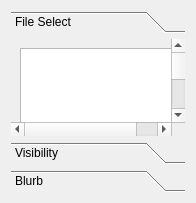
<ui version="4.0" >
 <class>ExtraInputControllerForm</class>
 <widget class="QWidget" name="ExtraInputControllerForm" >
  <property name="geometry" >
   <rect>
    <x>0</x>
    <y>0</y>
    <width>196</width>
    <height>203</height>
   </rect>
  </property>
  <property name="windowTitle" >
   <string>Form</string>
  </property>
  <layout class="QGridLayout" >
   <item row="0" column="0" >
    <widget class="QToolBox" name="toolBox" >
     <property name="currentIndex" >
      <number>0</number>
     </property>
     <widget class="QWidget" name="fileSelectPage" >
      <property name="geometry" >
       <rect>
        <x>0</x>
        <y>0</y>
        <width>188</width>
        <height>246</height>
       </rect>
      </property>
      <attribute name="label" >
       <string>File Select</string>
      </attribute>
      <layout class="QGridLayout" >
       <item row="0" column="0" colspan="3" >
        <widget class="QListWidget" name="fileListWidget" >
         <property name="sizePolicy" >
          <sizepolicy vsizetype="MinimumExpanding" hsizetype="Expanding" >
           <horstretch>0</horstretch>
           <verstretch>0</verstretch>
          </sizepolicy>
         </property>
        </widget>
       </item>
       <item row="1" column="0" >
        <widget class="QPushButton" name="newFilePushButton" >
         <property name="text" >
          <string>New</string>
         </property>
        </widget>
       </item>
       <item row="1" column="1" >
        <widget class="QPushButton" name="deleteFilePushButton" >
         <property name="text" >
          <string>Delete</string>
         </property>
        </widget>
       </item>
       <item row="1" column="2" >
        <spacer>
         <property name="orientation" >
          <enum>Qt::Horizontal</enum>
         </property>
         <property name="sizeHint" >
          <size>
           <width>40</width>
           <height>20</height>
          </size>
         </property>
        </spacer>
       </item>
      </layout>
     </widget>
     <widget class="QWidget" name="visibilityPage" >
      <property name="geometry" >
       <rect>
        <x>0</x>
        <y>0</y>
        <width>200</width>
        <height>197</height>
       </rect>
      </property>
      <attribute name="label" >
       <string>Visibility</string>
      </attribute>
      <layout class="QGridLayout" >
       <item row="0" column="0" >
        <widget class="QGroupBox" name="visibilityGroupBox" >
         <property name="title" >
          <string>GroupBox</string>
         </property>
         <layout class="QGridLayout" >
          <item row="0" column="0" >
           <widget class="QCheckBox" name="visibleCheckBox" >
            <property name="text" >
             <string>On/Off</string>
            </property>
            <property name="checked" >
             <bool>true</bool>
            </property>
           </widget>
          </item>
          <item row="1" column="0" colspan="2" >
           <widget class="QRadioButton" name="baseLMButton" >
            <property name="text" >
             <string>Base Light Mode</string>
            </property>
            <property name="checked" >
             <bool>false</bool>
            </property>
           </widget>
          </item>
          <item row="2" column="0" colspan="2" >
           <widget class="QRadioButton" name="phongLMButton" >
            <property name="text" >
             <string>Phong Light Model</string>
            </property>
            <property name="checked" >
             <bool>true</bool>
            </property>
           </widget>
          </item>
          <item row="3" column="0" >
           <widget class="QLabel" name="colorLabel" >
            <property name="text" >
             <string>Color</string>
            </property>
           </widget>
          </item>
          <item row="3" column="1" >
           <widget class="VP1MaterialButton" name="materialButton" >
            <property name="text" >
             <string/>
            </property>
           </widget>
          </item>
         </layout>
        </widget>
       </item>
       <item row="0" column="1" >
        <spacer>
         <property name="orientation" >
          <enum>Qt::Horizontal</enum>
         </property>
         <property name="sizeHint" >
          <size>
           <width>1</width>
           <height>20</height>
          </size>
         </property>
        </spacer>
       </item>
       <item row="1" column="0" >
        <spacer>
         <property name="orientation" >
          <enum>Qt::Vertical</enum>
         </property>
         <property name="sizeHint" >
          <size>
           <width>20</width>
           <height>1</height>
          </size>
         </property>
        </spacer>
       </item>
      </layout>
     </widget>
     <widget class="QWidget" name="blurbPage" >
      <property name="geometry" >
       <rect>
        <x>0</x>
        <y>0</y>
        <width>112</width>
        <height>112</height>
       </rect>
      </property>
      <attribute name="label" >
       <string>Blurb</string>
      </attribute>
      <layout class="QVBoxLayout" >
       <item>
        <widget class="QTextBrowser" name="textBrowser" >
         <property name="html" >
          <string>&lt;html>&lt;head>&lt;meta name="qrichtext" content="1" />&lt;style type="text/css">
p, li { white-space: pre-wrap; }
&lt;/style>&lt;/head>&lt;body style=" font-family:'Sans Serif'; font-size:9pt; font-weight:400; font-style:normal;">
&lt;p style=" margin-top:0px; margin-bottom:0px; margin-left:0px; margin-right:0px; -qt-block-indent:0; text-indent:0px;">This is a system to overlay any graphical input, from a file in OIV format.  By Joe Boudreau &lt;/p>
&lt;p style="-qt-paragraph-type:empty; margin-top:0px; margin-bottom:0px; margin-left:0px; margin-right:0px; -qt-block-indent:0; text-indent:0px;">&lt;/p>
&lt;p style=" margin-top:0px; margin-bottom:0px; margin-left:0px; margin-right:0px; -qt-block-indent:0; text-indent:0px;">A common use:  co-display some points.  Here is an example file that you can use as a template &lt;/p>
&lt;p style="-qt-paragraph-type:empty; margin-top:0px; margin-bottom:0px; margin-left:0px; margin-right:0px; -qt-block-indent:0; text-indent:0px;">&lt;/p>
&lt;p style=" margin-top:0px; margin-bottom:0px; margin-left:0px; margin-right:0px; -qt-block-indent:0; text-indent:0px;">#Inventor V2.1 ascii&lt;/p>
&lt;p style=" margin-top:0px; margin-bottom:0px; margin-left:0px; margin-right:0px; -qt-block-indent:0; text-indent:0px;"> &lt;/p>
&lt;p style=" margin-top:0px; margin-bottom:0px; margin-left:0px; margin-right:0px; -qt-block-indent:0; text-indent:0px;">Separator {&lt;/p>
&lt;p style=" margin-top:0px; margin-bottom:0px; margin-left:0px; margin-right:0px; -qt-block-indent:0; text-indent:0px;">     Material {&lt;/p>
&lt;p style=" margin-top:0px; margin-bottom:0px; margin-left:0px; margin-right:0px; -qt-block-indent:0; text-indent:0px;">            diffuseColor        1 1 1 &lt;/p>
&lt;p style=" margin-top:0px; margin-bottom:0px; margin-left:0px; margin-right:0px; -qt-block-indent:0; text-indent:0px;">     }&lt;/p>
&lt;p style=" margin-top:0px; margin-bottom:0px; margin-left:0px; margin-right:0px; -qt-block-indent:0; text-indent:0px;">     DrawStyle {&lt;/p>
&lt;p style=" margin-top:0px; margin-bottom:0px; margin-left:0px; margin-right:0px; -qt-block-indent:0; text-indent:0px;">            pointSize           5&lt;/p>
&lt;p style=" margin-top:0px; margin-bottom:0px; margin-left:0px; margin-right:0px; -qt-block-indent:0; text-indent:0px;">     }&lt;/p>
&lt;p style=" margin-top:0px; margin-bottom:0px; margin-left:0px; margin-right:0px; -qt-block-indent:0; text-indent:0px;">     PointSet {&lt;/p>
&lt;p style=" margin-top:0px; margin-bottom:0px; margin-left:0px; margin-right:0px; -qt-block-indent:0; text-indent:0px;">         vertexProperty          VertexProperty {&lt;/p>
&lt;p style=" margin-top:0px; margin-bottom:0px; margin-left:0px; margin-right:0px; -qt-block-indent:0; text-indent:0px;">             vertex      [        0           0          0,&lt;/p>
&lt;p style=" margin-top:0px; margin-bottom:0px; margin-left:0px; margin-right:0px; -qt-block-indent:0; text-indent:0px;">                           -5.81458    -1.55641   -21.5581,&lt;/p>
&lt;p style=" margin-top:0px; margin-bottom:0px; margin-left:0px; margin-right:0px; -qt-block-indent:0; text-indent:0px;">                           0.245761     2.57744     13.061,&lt;/p>
&lt;p style=" margin-top:0px; margin-bottom:0px; margin-left:0px; margin-right:0px; -qt-block-indent:0; text-indent:0px;">                            19.7188     26.2898   -66.1811,&lt;/p>
&lt;p style=" margin-top:0px; margin-bottom:0px; margin-left:0px; margin-right:0px; -qt-block-indent:0; text-indent:0px;">                            12.3962     33.1717   -59.4981,&lt;/p>
&lt;p style=" margin-top:0px; margin-bottom:0px; margin-left:0px; margin-right:0px; -qt-block-indent:0; text-indent:0px;">                            1.09707    0.696647    -19.124 ]&lt;/p>
&lt;p style=" margin-top:0px; margin-bottom:0px; margin-left:0px; margin-right:0px; -qt-block-indent:0; text-indent:0px;">         }&lt;/p>
&lt;p style="-qt-paragraph-type:empty; margin-top:0px; margin-bottom:0px; margin-left:0px; margin-right:0px; -qt-block-indent:0; text-indent:0px;">&lt;/p>
&lt;p style=" margin-top:0px; margin-bottom:0px; margin-left:0px; margin-right:0px; -qt-block-indent:0; text-indent:0px;">         numPoints 6&lt;/p>
&lt;p style="-qt-paragraph-type:empty; margin-top:0px; margin-bottom:0px; margin-left:0px; margin-right:0px; -qt-block-indent:0; text-indent:0px;">&lt;/p>
&lt;p style=" margin-top:0px; margin-bottom:0px; margin-left:0px; margin-right:0px; -qt-block-indent:0; text-indent:0px;">    }&lt;/p>
&lt;p style=" margin-top:0px; margin-bottom:0px; margin-left:0px; margin-right:0px; -qt-block-indent:0; text-indent:0px;">}&lt;/p>
&lt;p style="-qt-paragraph-type:empty; margin-top:0px; margin-bottom:0px; margin-left:0px; margin-right:0px; -qt-block-indent:0; text-indent:0px;">&lt;/p>
&lt;p style="-qt-paragraph-type:empty; margin-top:0px; margin-bottom:0px; margin-left:0px; margin-right:0px; -qt-block-indent:0; text-indent:0px;">&lt;/p>&lt;/body>&lt;/html></string>
         </property>
        </widget>
       </item>
      </layout>
     </widget>
    </widget>
   </item>
  </layout>
 </widget>
 <customwidgets>
  <customwidget>
   <class>VP1MaterialButton</class>
   <extends>QPushButton</extends>
   <header>VP1Base/VP1MaterialButton.h</header>
  </customwidget>
 </customwidgets>
 <resources/>
 <connections/>
</ui>
